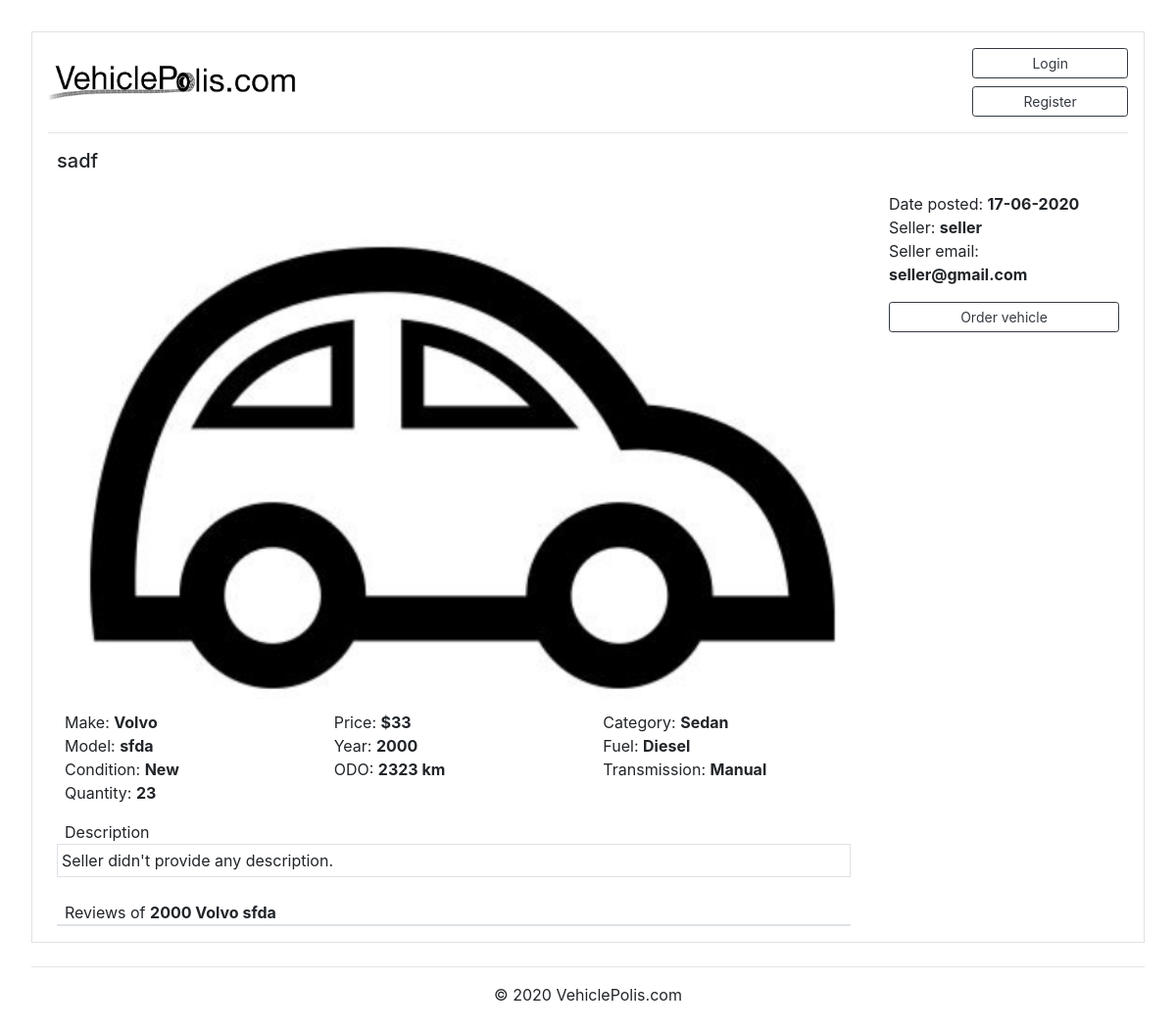
Page /item_details/7 on the earlier database version.
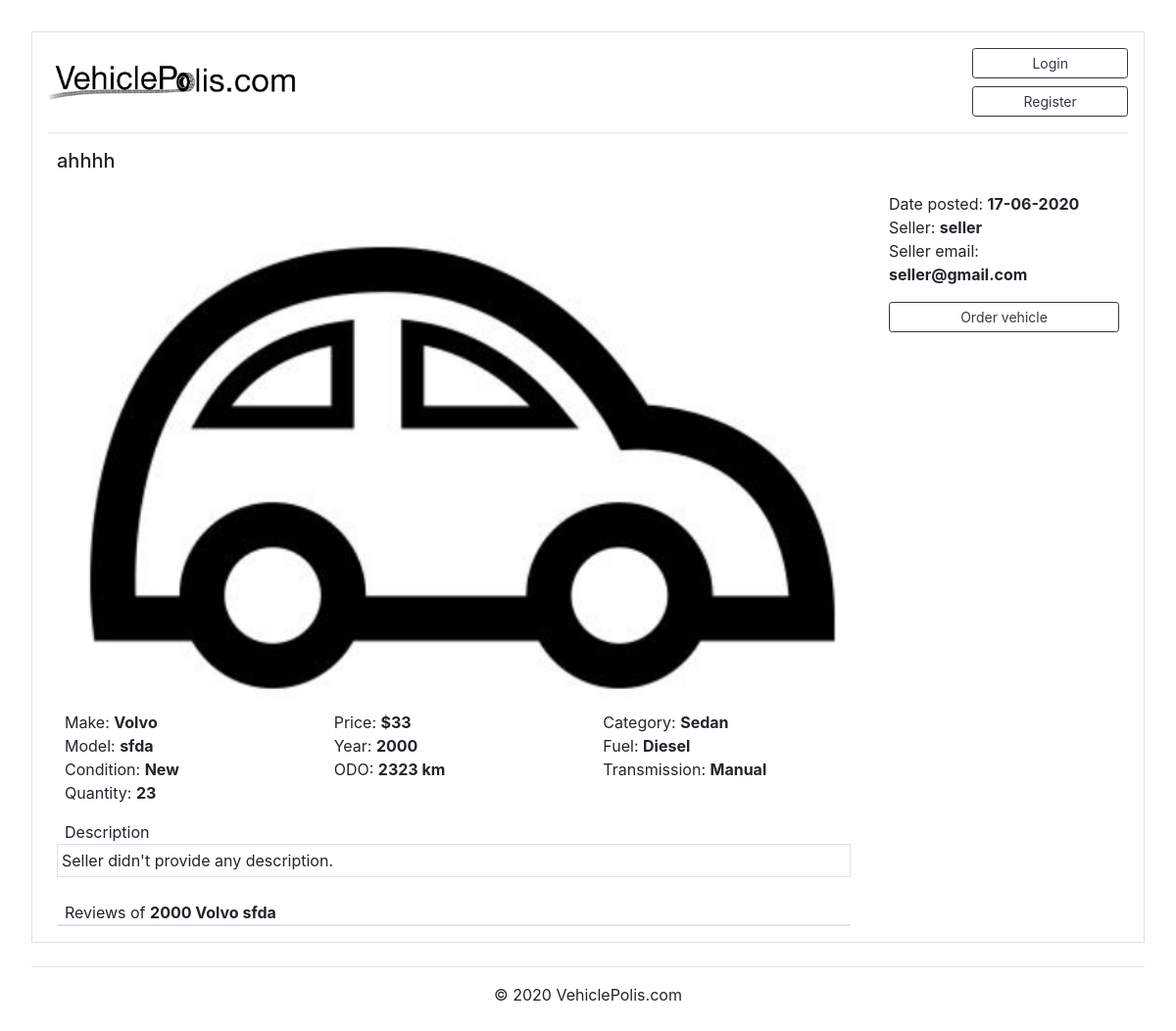
Same page on the later database version.
### marketplace/models.py (models this page shows, shortened)
class Post(db.Model):
    id = db.Column(db.Integer, primary_key=True)
    condition = db.Column(db.String(100), nullable=False)
    title = db.Column(db.String(100), nullable=False)
    make = db.Column(db.String(100), nullable=False)
    model = db.Column(db.String(100), nullable=False)
    price = db.Column(db.Integer(), nullable=False)
    year = db.Column(db.Integer(), nullable=False)
    ODO = db.Column(db.Integer(), nullable=False)
    category = db.Column(db.String(100), nullable=False)
    fuel = db.Column(db.String(100), nullable=False)
    transmission = db.Column(db.String(100), nullable=False)
    quantity = db.Column(db.Integer(), nullable=False)
    date_posted = db.Column(db.DateTime, nullable=False, default=datetime.now)
    description = db.Column(db.Text, nullable=True)
    image_file = db.Column(db.String(20), nullable=False, default='default.png')
    user_id = db.Column(db.Integer, db.ForeignKey('user.id'), nullable=False)
    orders = db.relationship('Order', backref='item', lazy=True)
    reviews = db.relationship('Review', backref='item', lazy=True)

class User(db.Model, UserMixin):
    id = db.Column(db.Integer, primary_key=True)
    username = db.Column(db.String(20), unique=True, nullable=False)
    email = db.Column(db.String(120), unique=True, nullable=False)
    password = db.Column(db.String(60), nullable=False)
    role = db.Column(db.String(10), unique=False, nullable=False) #not sure about this one, gotta figure out
    contact_number = db.Column(db.String(60), nullable=False)
    posts = db.relationship('Post', backref='author', lazy=True)
    orders = db.relationship('Order', backref='author', lazy=True)
    reviews = db.relationship('Review', backref='author', lazy=True)

### marketplace/routes.py (the view, shortened to what this page needs)
@current_app.route("/item_details/<int:post_id>", methods=['GET','POST'])
def post(post_id):
    searchform = SearchForm()
    form = ReviewForm()
    post = Post.query.get_or_404(post_id)
    order = Order.query.order_by(Order.id.desc()).first() #ted to posila query na vsechny ordery a vubec se to nefiltruje. Zmenit!!!
    reviews = Review.query.filter(Review.item_id == post_id).order_by(Review.id.desc()).all()
    ordered = ''
    written = 1
    own = ''
    if current_user.is_authenticated:
        ordered = Order.query.filter(Order.item_id == post_id, Order.user_id == current_user.id).first()
        written = Review.query.filter(Review.user_id == current_user.id, Review.item_id == post_id).first()
        own = Post.query.filter(Post.user_id == current_user.id, Post.id == post_id).first()
    return render_template('item_details.html', searchform=searchform, title=post.title, post=post, form=form, reviews=reviews, ordered=ordered, written=written, own=own)

### marketplace/templates/item_details.html (shortened to what this page needs)
{% extends "base.html" %}
{% block content %}
<div class="row">
  <div class="px-4"> <h5>{{ post.title }}</h5></div>
</div>
<div class="row mt-1">
  <div class="col-md-9 pl-4">
    <img class="d-block w-100" src="{{ url_for('static', filename='images/' + post.image_file) }}">
    <div class="row px-2 mt-1">
      <div class="col">
        <p class="mt-2">Make: <strong> {{ post.make }}</strong><br>Model: <strong>{{ post.model }}</strong><br>Condition: <strong>{{ post.condition }}</strong><br>Quantity: <strong>
          {% if post.quantity == 0 %}
            Out of stock
          {% else %}
          {{post.quantity}}
        {% endif %}
      </strong></p>
      </div>
      <div class="col">
        <p class="mt-2">Price: <strong> ${{ post.price }}</strong><br>Year: <strong>{{ post.year }}</strong><br>ODO: <strong>{{ post.ODO }} km</strong></p>
      </div>
      <div class="col">
        <p class="mt-2">Category: <strong> {{ post.category }}</strong><br>Fuel: <strong>{{ post.fuel }}</strong></strong><br>Transmission: <strong>{{ post.transmission }}</strong></p>
      </div>
    </div>
    <div>
      <div class="ml-2">
        Description
      </div>
      <div class="d-flex p-1 bd-highlight border">
        {% if post.description %}
          {{ post.description }}
        {% else %}
         Seller didn't provide any description.
        {% endif %}
      </div>
    </div>
  </div>
  <div class="col-md-3 px-4">
    <p class="mt-2">
      Date posted: <strong> {{ post.date_posted.strftime('%d-%m-%Y') }}</strong><br>Seller: <strong>{{ post.author.username }}</strong><br>Seller email: <strong>{{ post.author.email }}</strong></p>
    {% if not own %}
      <a href="{{ url_for('order_item', post_id=post.id) }}"><button type="button" class="btn btn-outline-dark btn-block btn-sm">Order vehicle</button></a>
    {% endif %}
  </div>
</div>
<div class="row">
  <div class="col-md-9 pl-4">
    <div>
      <div class="ml-2 mt-4">
        Reviews of <strong>{{ post.year }} {{ post.make }} {{ post.model }}</strong>
      </div>
            <div class="border">
            </div>
    </div>
  </div>
  <div class="col-md-3">
  </div>
</div>
{% endblock content %}

### marketplace/templates/base.html (shortened to what this page needs)
<!doctype html>
<html lang="en">
  <head>
    <link rel="stylesheet" href="https://stackpath.bootstrapcdn.com/bootstrap/4.4.1/css/bootstrap.min.css">
    <link rel="stylesheet" type="text/css" href="/static/CSS/styles.css">
  </head>
  <body>
    <div class="container p-3 my-3 border">
        <div class="row">
            <div class="col-md-4 col-lg-3 my-auto">
                <a href="{{ url_for('home') }}"><img src="/static/images/logo.png" class = "img-responsive" width = "100%"></a>
            </div>
            <div class="col-md-2 col-lg-2">
                {% if current_user.is_authenticated %}
                    <a href="{{url_for('account')}}" class="btn btn-outline-dark btn-block btn-sm">Account</a>
                    <a href="{{url_for('logout')}}" class="btn btn-outline-dark btn-block btn-sm">Logout</a>
                {% else %}
                    <a href="{{url_for('login')}}" class="btn btn-outline-dark btn-block btn-sm">Login</a>
                    <a href="{{url_for('register')}}" class="btn btn-outline-dark btn-block btn-sm">Register</a>
                {% endif %}
            </div>
        </div>
        <hr>
        <div class='content'>
            {% block content %}
            {% endblock %}
        </div>
    </div>
    <footer class="footer">
        <hr class="mb-3 mt-4">
        <p class="text-center">© 2020 VehiclePolis.com</p>
    </footer>
  </body>
</html>

### marketplace/static/CSS/styles.css (style rules this page uses)
body { margin:2rem; }

Differences in the rows shown:
changed Post "Volvo": title "sadf" → "ahhhh"
